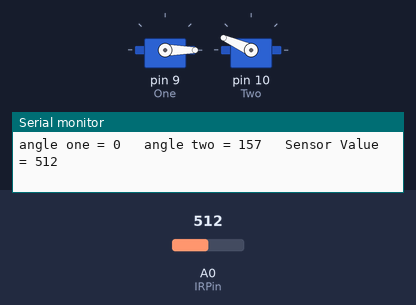
The sketch below on a simulated Arduino Uno, built with avr-gcc and run on an emulated ATmega328P. Parts: 2 × servo, the last lines printed to the serial monitor. The inputs (shaded band) are chosen by the test bench; at power-on: A0 (IRPin) = 512.

Above: at 1.77 s.
1.8 s: A0 (IRPin) set to 0
At 2.65 s:
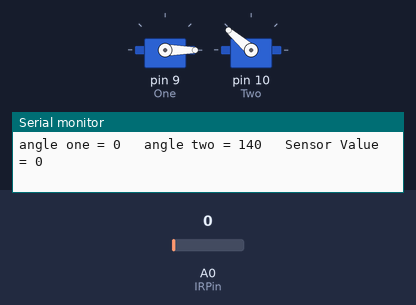
4.8 s: A0 (IRPin) set to 1023
At 5.0 s:
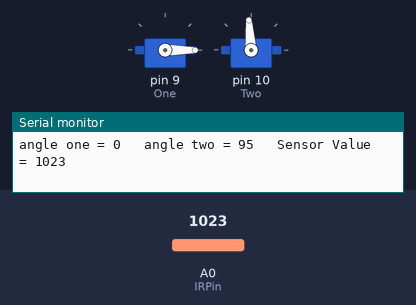
7.8 s: A0 (IRPin) set to 988
At 7.97 s:
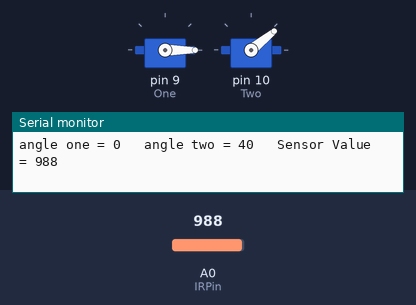
Timing chart, 0 to 21.4 s (numbered marks = the images above; inputs shaded):
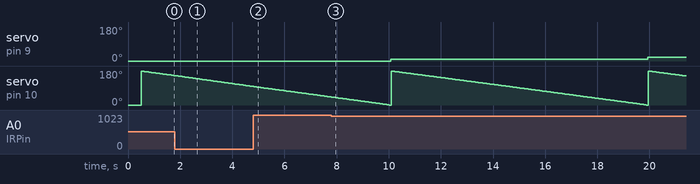

The sketch:

POE_project_two_code_v1.ino
```cpp
#include <Servo.h>
#include<SharpIR.h>
#define IRPin A0
#define model 20150;

Servo One;  // create servo object to control a servo
Servo Two;

// twelve servo objects can be created on most boards

int posone = 0;    // variable to store the servo position
int postwo = 0;    // variable to store the servo position

int AngleOne = 0; // Angle of sevro one
int AngleTwo = 0; // Angle of servo two
int sensorValue;


void setup() {
  Serial.begin(9600); // initialize serial communications at 9600 bps:
  One.attach(9);  // attaches the servo on pin 9 to the servo object
  Two.attach(10);  // attaches the servo on pin 10 to the servo object

  One.write(posone);
  Two.write(postwo);
  delay(500);
}

void loop() {
  for (posone = 0; posone <= 180; posone += 10) { // goes from 0 degrees to 180 degrees// in steps of 1 degree
    One.write(posone);              // tell servo to go to position in variable 'pos'
    delay(15);                       // waits 15ms for the servo to reach the position

    for (postwo = 180; postwo >= 0; postwo -= 1) { // goes from 180 degrees to 0 degrees
      Two.write(postwo);  // tell servo to go to position in variable 'pos'
      sensorValue = analogRead(A0);
      Serial.print("angle one = ");
      Serial.print(posone);
      Serial.print("\t angle two = ");
      Serial.print(postwo);
      Serial.print("\t Sensor Value = ");
      Serial.println(sensorValue);
      delay(15);          // waits 15ms for the servo to reach the position
    }
  }
 }
```

Measured:
- the behaviour switches between 1000 and 999 on A0 (IRPin) (found by bisection; images 2 and 3)
- by itself, servo on pin 10 (Two): ramps from 180° to 0° and jumps back, once every 9.9 s
